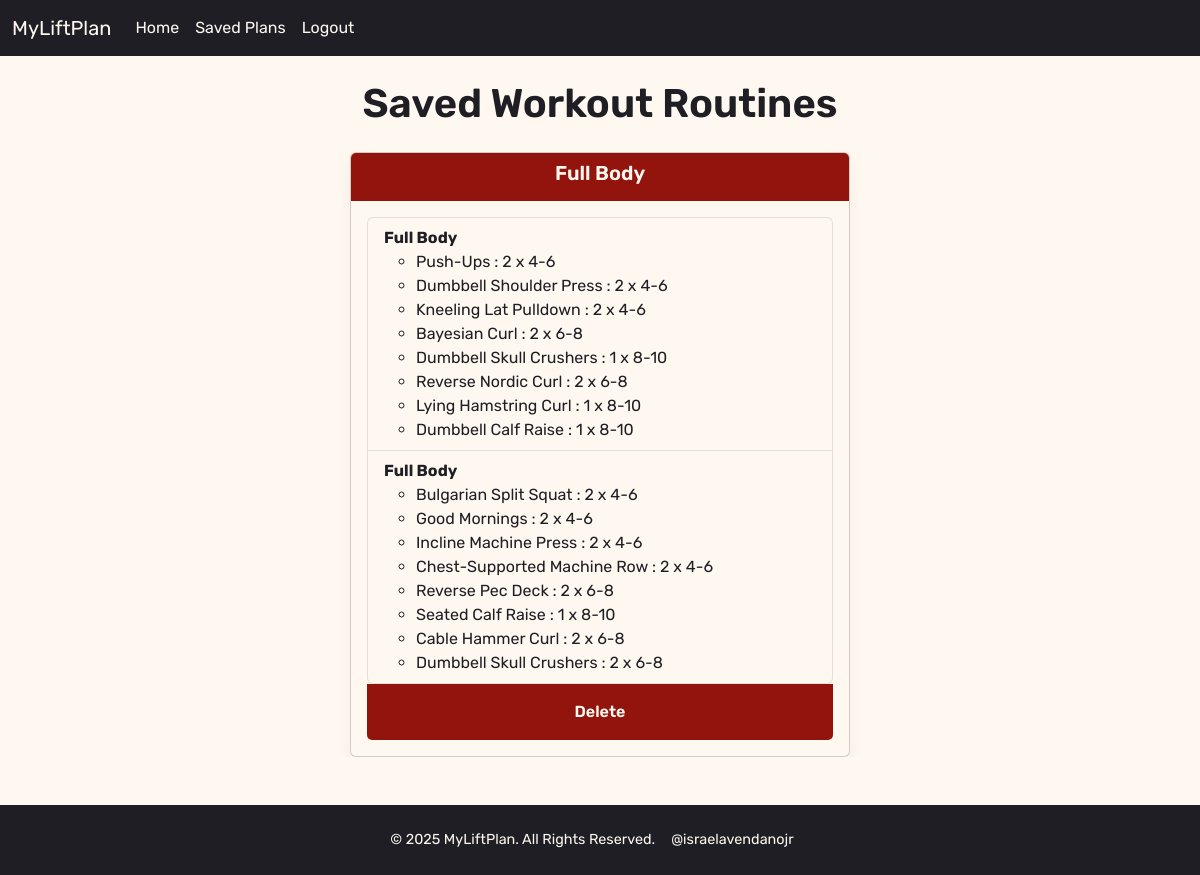
The page /saved_plans (signed in) on the database its author committed.
### website/models.py (models this page shows, shortened)
class SavedPlan(db.Model):
    id = db.Column(db.Integer, primary_key=True)
    split_name = db.Column(db.String(100), nullable=False)
    plan = db.Column(db.Text, unique=True, nullable=False)
    user_id = db.Column(db.Integer, db.ForeignKey('user.id'), nullable=False)
    def get_plan_data(self):
            try:
                print("Encoded JSON:")
                return json.loads(self.plan)  # Convert JSON string back to dict
            except json.JSONDecodeError as e:
                print("Error decoding JSON:", e)
                return {}

### website/views.py (the view)
@views.route('/saved_plans')
@login_required
def saved_plans():
    plans = SavedPlan.query.filter_by(user_id=current_user.id).all()
    return render_template("saved_plans.html", user=current_user, plans=plans)

### website/__init__.py (called while the page is built)
def create_app():
    app = Flask(__name__)
    app.config['SECRET_KEY'] = 'hjdaksdhjkasdhjklasdhjka'
    app.config['SQLALCHEMY_DATABASE_URI'] = f'sqlite:///{DB_NAME}'
    db.init_app(app)
    from .views import views
    from .auth import auth
    app.register_blueprint(views, url_prefix='/')
    app.register_blueprint(auth, url_prefix='/')
    from .models import User, WorkoutPreferences, WorkoutSplit, WorkoutDay, ExerciseRole, Exercise, SavedPlan
    with app.app_context():
        db.create_all()
    login_manager = LoginManager()
    login_manager.login_view = 'auth.login'
    login_manager.init_app(app)
    @login_manager.user_loader
    def load_user(id):
        return User.query.get(int(id))
    return app

### website/templates/saved_plans.html (shortened to what this page needs)
{% extends "base.html" %}
{% block content %}
<div class="container mt-4">
    <h1 class="text-center mb-4" style="color: var(--bs-primary);">Saved Workout Routines</h1>
    {% if plans %}
    <div id="workoutCarousel" class="carousel slide" data-bs-ride="carousel">
        <div class="carousel-inner">
            {% for plan in plans %}
            <div class="carousel-item {% if loop.first %}active{% endif %}">
                <div class="card mx-auto" style="max-width: 500px;">
                    <div class="card-header text-center">
                        <h5 class="card-title">{{ plan.split_name }}</h5>
                    </div>
                    <div class="card-body">
                        <ul class="list-group">
                            {% for day in plan.get_plan_data().days %}
                            <li class="list-group-item">
                                <strong>{{ day.name }}</strong>
                                <ul>
                                    {% for exercise in day.exercises %}
                                    <li>{{ exercise.name }} : {{exercise.sets}} x {{exercise.start_reps}}-{{exercise.end_reps}}</li>
                                    {% endfor %}
                                </ul>
                            </li>
                            {% endfor %}
                        </ul>
                    <div class="card-footer text-center">
                        <form method="POST" action="{{ url_for('views.delete_plan', plan_id=plan.id) }}" style="display:inline;">
                            <button type="submit" class="btn btn-theme" onclick="return confirm('Are you sure you want to delete this plan?');">Delete</button>
                        </form>
                    </div>
                    </div>
                </div>
            </div>
            {% endfor %}
        </div>
    </div>
        {% else %}
        <p class="text-center">No workout plans available. Please generate a plan first.</p>
    {% endif %}
</div>
{% endblock %}

### website/templates/base.html (shortened to what this page needs)
<!DOCTYPE html>
<html>
<head>
  <link href="https://cdn.jsdelivr.net/npm/bootstrap@5.3.0/dist/css/bootstrap.min.css" rel="stylesheet">
  <link rel="stylesheet" href="{{ url_for('static', filename='styles.css') }}">
</head>
<body class="text-dark">
  <nav class="navbar navbar-expand-lg navbar-light" style="background-color: var(--bs-primary);">
    <div class="container-fluid">
      <a class="navbar-brand text-light" href="/">MyLiftPlan</a>
      <div class="collapse navbar-collapse" id="navbarNav">
        <ul class="navbar-nav">
          {% if user.is_authenticated %}
          <li class="nav-item">
            <a class="nav-link active text-light" href="/">Home</a>
          </li>
          <li class="nav-item">
            <a class="nav-link text-light" href="/saved_plans">Saved Plans</a>
          </li>
          <li class="nav-item">
            <a class="nav-link text-light" href="/logout">Logout</a>
          </li>
        {% endif %}
      </div>
    </div>
  </nav>
  {% block content %}{% endblock %}
</body>
<footer class="bg-dark text-light text-center py-4 mt-5">
  <div class="container">
    <div class="d-flex justify-content-center align-items-center">
      <p class="mb-0 me-3">&copy; 2025 MyLiftPlan. All Rights Reserved.</p>
      <a href="https://www.israelavendanojr.com/" target="_blank" class="text-light me-3">@israelavendanojr</a>
    </div>
  </div>
</footer>
</html>

### website/static/styles.css (style rules this page uses)
:root { --bs-primary: #1e1e24; --bs-secondary: #92140c; --bs-light: #fff8f0; --bs-dark: #1e1e24; --bs-body-color: var(--bs-dark); }
body { background-color: var(--bs-light); color: var(--bs-body-color); font-family: 'Rubik', sans-serif; font-weight: 400; }
h1, h2, h3, h4, h5, h6, .form-label, .btn { font-weight: 600; }
.navbar, .navbar-brand, .navbar-nav .nav-link { font-family: 'Rubik', sans-serif !important; }
.navbar { background-color: var(--bs-primary) !important; }
.navbar-brand { color: var(--bs-light) !important; }
.navbar-nav .nav-link { color: var(--bs-light) !important; }
.btn-theme { background-color: var(--bs-secondary); color: var(--bs-light); border: none; padding: 0.5rem 1.25rem; font-weight: 600; border-radius: 0.375rem; transition: background-color 0.2s ease, transform 0.3s ease; }
.text-dark { color: var(--bs-dark) !important; }
.text-light { color: var(--bs-light) !important; }
.bg-dark { background-color: var(--bs-dark) !important; }
.card { background-color: var(--bs-light); color: var(--bs-dark); box-shadow: 0 0.5rem 1rem rgba(0,0,0,0.05); }
.card .card-header, .card .card-footer { background-color: var(--bs-secondary); color: var(--bs-light); border: none; }
.list-group-item { background-color: var(--bs-light); color: var(--bs-dark); border-color: rgba(0,0,0,0.1); }
.card-title { color: var(--bs-light); }

### website/templates/base.html (style rules this page uses)
html, body { height: 100%; margin: 0; display: flex; flex-direction: column; }
footer { background-color: #343a40; color: #fff; text-align: center; padding: 20px 0; margin-top: auto; }
footer { font-size: 0.9rem; }
footer a { text-decoration: none; }

### rows shown on the page
SavedPlan: split_name "Full Body", name "Full Body" "Full Body", name "Push-Ups" "Dumbbell Shoulder Press" "Kneeling Lat Pulldown" "Bayesian Curl" "Dumbbell Skull Crushers" "Reverse Nordic Curl" "Lying Hamstring Curl" "Dumbbell Calf Raise" "Bulgarian Split Squat" "Good Mornings" "Incline Machine Press" "Chest-Supported Machine Row" "Reverse Pec Deck" "Seated Calf Raise" "Cable Hammer Curl" "Dumbbell Skull Crushers", sets "2" "2" "2" "2" "1" "2" "1" "1" "2" "2" "2" "2" "2" "1" "2" "2", start_reps "4" "4" "4" "6" "8" "6" "8" "8" "4" "4" "4" "4" "6" "8" "6" "6", end_reps "6" "6" "6" "8" "10" "8" "10" "10" "6" "6" "6" "6" "8" "10" "8" "8"
